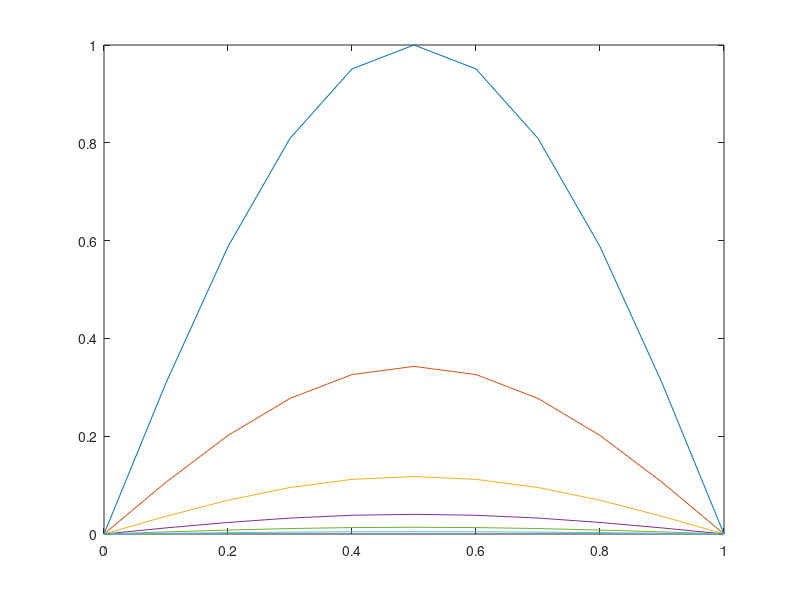
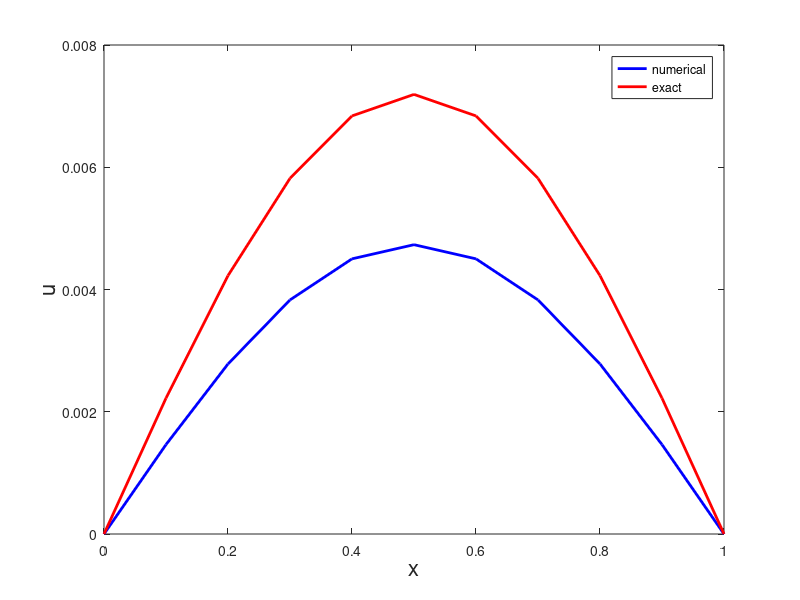
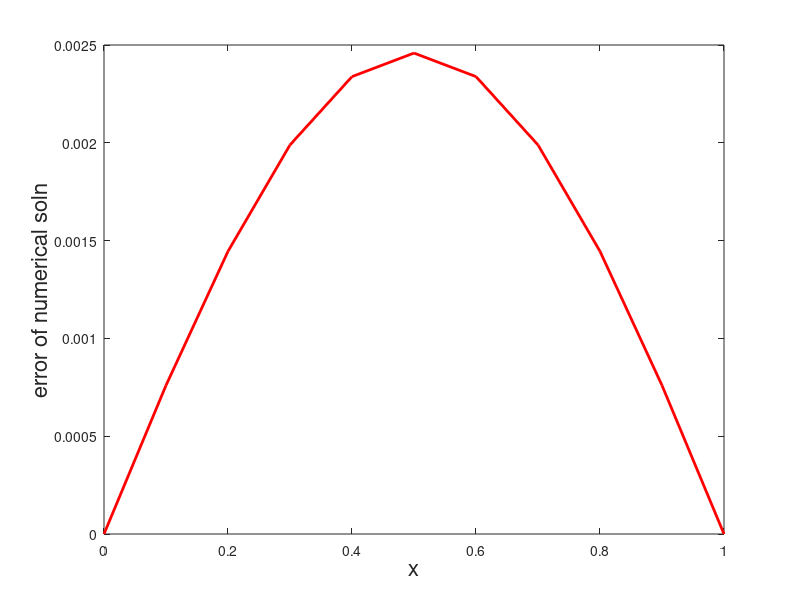

The MATLAB script that drew these images, in order:
% HW13 Problem 4
%
% Solve the IBVP using CN

% parameters
t0 = 0;
tf = 0.5;
h = 0.1; % one at a time!
k = 0.1;
r = k/h^2;
% domain
x = (0:h:1)';
M = length(x); 
t = (t0:k:tf)';
% initial distribution
u0 = sin(pi.*x);
% boundaries
g0 = 0.*t;
g1 = 0.*t;

u = u0;
figure(130401); % for watching solution
plot(x,u0);
hold on;
A = spdiags(-2.*ones(M-2,1),0,M-2,M-2)+...
    spdiags(ones(M-2,1),1,M-2,M-2)+...
    spdiags(ones(M-2,1),-1,M-2,M-2);

for i=2:length(t)
    % set b (it doesn't change)
    b = zeros(M-2,1); b(1) = g0(i)+g0(i-1); b(end) = g1(i)+g1(i-1);
    % solve the system for U (Eq 13.9)
    unew = (eye(M-2)-r/2.*A)\((eye(M-2)+r/2.*A)*u(2:end-1)+b);
    % check minimax prinicple
    if max(unew) > max(u)
        fprintf('your solution is behaving badly\n')
        break
    end
    u = [g0(i);unew;g1(i)];
    % watch the diffusion
    plot(x,u);
    pause(.1);
end
uexact = sin(pi.*x).*exp(-pi^2*tf);

figure(130402);
plot(x,u,'b','LineWidth',2);
xlabel('x','FontSize',16);
ylabel('u','FontSize',16);
hold on;
plot(x,uexact,'r','LineWidth',2);
legend({'numerical','exact'});

figure(130403);
plot(x,abs(uexact-u),'r','LineWidth',2);
xlabel('x','FontSize',16);
ylabel('error of numerical soln','FontSize',16);
